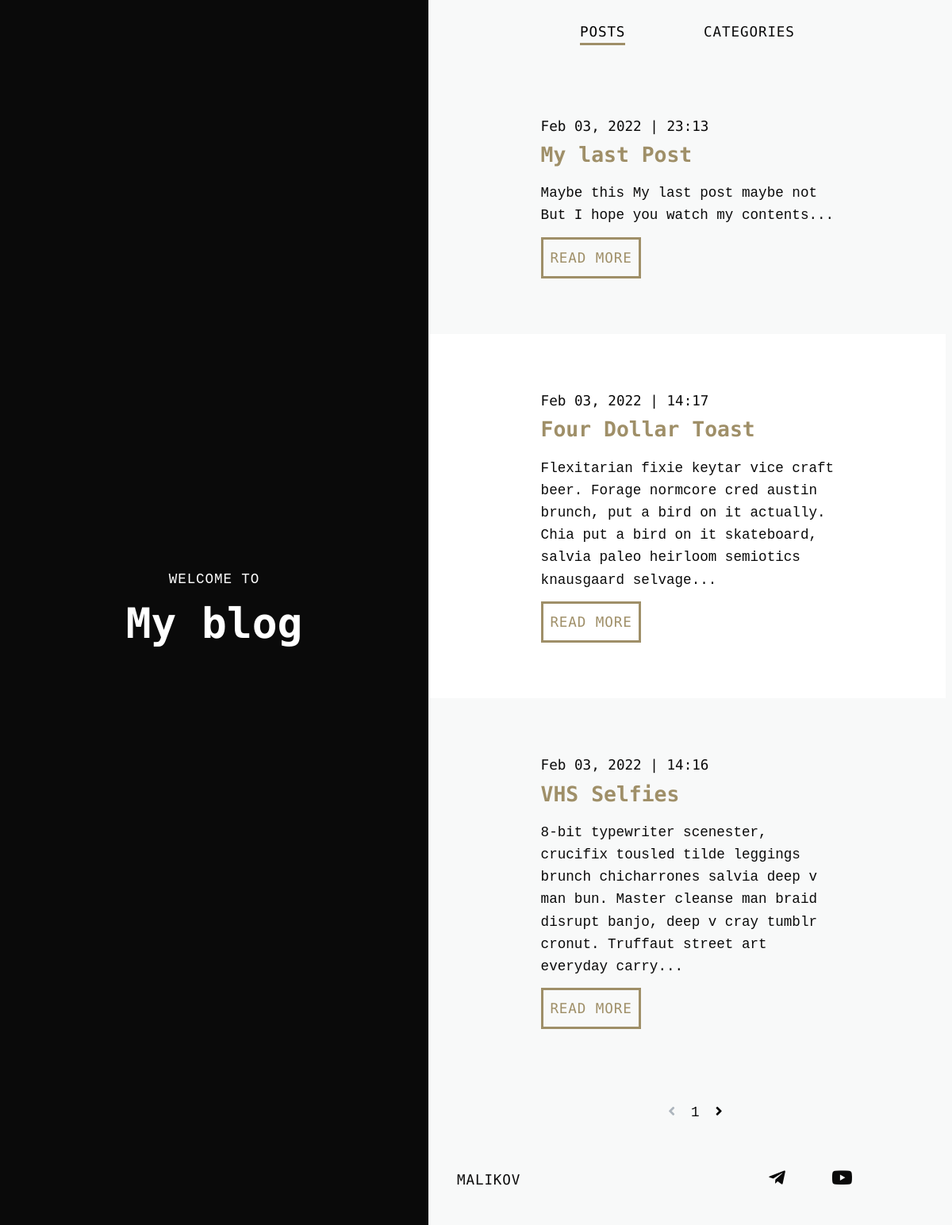
/, run on an earlier commit of the app's database.
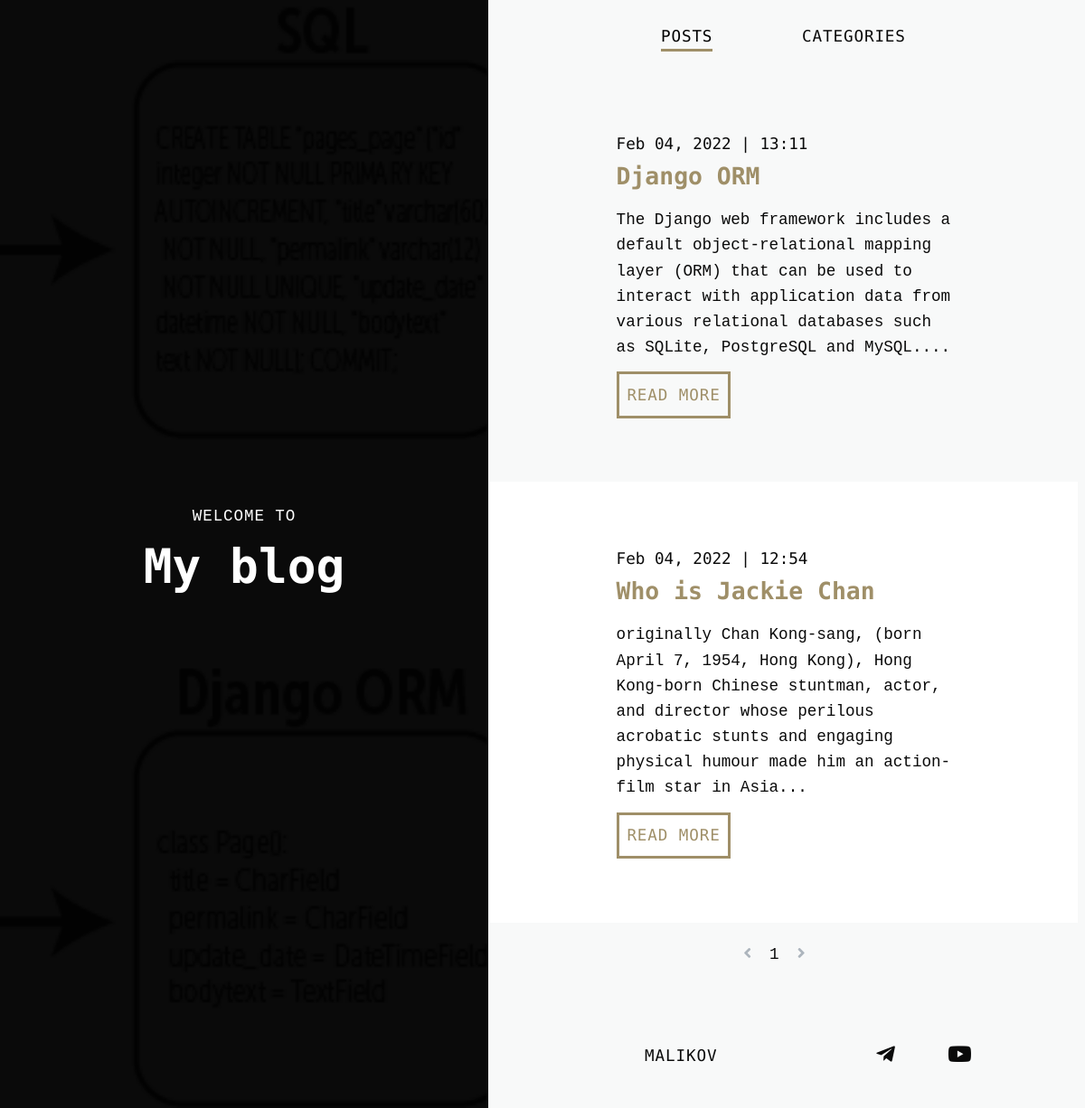
And on a later commit of the database.
### blog/models.py (models this page shows, shortened)
class Post(models.Model):
    title = models.CharField(max_length=100)
    description = models.CharField(max_length=210)
    slug = models.SlugField()
    created_at = models.DateTimeField(auto_now_add=True)
    updated_at = models.DateTimeField(auto_now=True)
    text = RichTextField()
    active = models.BooleanField(default=True)
    comment_count = models.IntegerField(default=0)
    view_count = models.IntegerField(default=0)
    like_count = models.IntegerField(default=0)
    images = models.ImageField(upload_to='post_images')
    category = models.ManyToManyField(Category)
    class Meta:
        ordering = ('-created_at',)

### blog/views.py (the view)
# urls.py: path('', post_list, name='homepage'),
def post_list(request):
    posts = Post.objects.filter(active=True)
    paginator = Paginator(posts, 3)
    page_request_var = 'page'
    page = request.GET.get(page_request_var)
    try:
        paginated_queryset = paginator.page(page)
    except PageNotAnInteger:
        paginated_queryset = paginator.page(1)
    except EmptyPage:
        paginated_queryset = paginator.page(paginator.num_pages)
    categories = Category.objects.all()
    context = {'posts': paginated_queryset, 'categories': categories, 'page_request_var': page_request_var}
    return render(request, 'home.html', context)

### templates/home.html (shortened to what this page needs)
{% extends 'base.html' %}
{% block content %}
<main>
  <section class="previews">
      <div>
        {% for post in posts %}
          <figure class="absolute-bg preview__img"
                  style="background-image: url({{ post.images.url }});"></figure>
        {% endfor %}
          <div class="previews__container">
              <span>Welcome to</span>
              <h1>My blog</h1>
          </div>
      </div>
      <div>
          <header>
              <ul class="tabs">
                  <li class="tabs__item">Posts</li>
                  <li class="tabs__item">Categories</li>
              </ul>
          </header>
          <div class="tab">
                <ul itemscope itemtype="http://schema.org/Blog">
                    {% for post in posts %}
                    <li class="preview" itemprop="blogPost" itemscope itemtype="http://schema.org/BlogPosting">
                        <a class="preview__link" href="{% url 'post_detail' post.slug %}" itemprop="url">
                            <span class="preview__date">{{ post.created_at|date:'M d, Y | H:i' }}</span>
                            <h2 class="preview__header" itemprop="name">{{ post.title }}</h2>
                            <p class="preview__excerpt" itemprop="description">{{ post.description }}...</p>
                            <span class="preview__more">Read More</span>
                        </a>
                    </li>
                    {% endfor %}
                </ul>
                <ul>
              <footer class="section-padding--sm footer">
                <ul class='pagination' style='display:flex; margin:-40px auto;'>
                    {% if posts.has_previous %}
                    <li><a href='?page={{ posts.previous_page_number }}' style='margin-left:20px;'><i class="fa fa-angle-left"></i></a></li>
                    {% else %}
                    <li><a href='#' style='margin-left:20px;'><i class="fa fa-angle-left" style="color:#ADB5BD; cursor: default;"></i></a></li>
                    {% endif %}
                    <li><a href='#' style='margin-left:20px;'>{{ posts.number }}</a></li>
                    {% if posts.has_next %}
                    <li><a href='?page={{ posts.next_page_number }}' style='margin-left:20px;'><i class="fa fa-angle-right"></i></a></li>
                    {% else %}
                    <li><a href='#' style='margin-left:20px;'><i class="fa fa-angle-right" style="color:#ADB5BD; cursor: default;"></i></li>
                    {% endif %}
                </ul>
              </footer>
              <footer class="section-padding--sm footer">
                <a class="footer__archive" href="/">MALIKOV</a>
                <ul class="footer__social">
                    <li><a class="fa fa-lg fa-github" href="https://github.com/sevbo2003" target="_blank"></a>
                    </li>
                    <li><a class="fab fa-lg fa-telegram-plane" href="https://www.linkedin.com/in/abdusamad-malikov/" target="_blank"></a>
                    </li>
                    <li><a class="fa fa-lg fa-linkedin" href="https://www.linkedin.com/in/abdusamad-malikov/"
                           target="_blank"></a></li>
                    <li><a class="fab fa-lg fa-youtube" href="https://www.youtube.com/channel/UCmA8lwHZHfpbSkbv65awfdQ" target="_blank"></a>
                    </li>
                    <li><a class="fa fa-lg fa-facebook" href="https://www.facebook.com/abdusamad.malikov.18"
                           target="_blank"></a></li>
                    <li><a class="fa fa-lg fa-instagram" href="https://www.instagram.com/abdusamad_malikov/"
                           target="_blank"></a></li>
                </ul>
            </footer>
          </div>
  </section>
</main>
{% endblock %}

### templates/base.html (shortened to what this page needs)
{% load static %}
<!DOCTYPE html>
<html lang="en">
<head>
    <link rel="stylesheet" href="{% static 'css/home.css' %}">
    <link rel="stylesheet" href="https://pro.fontawesome.com/releases/v5.10.0/css/all.css"
/>
</head>
<body>
{% block content %}
{% endblock %}
</body>
</html>

### static/css/home.css (style rules this page uses)
*, *:before, *:after { box-sizing: border-box; }
body { font-family: "Inconsolata", monospace; font-feature-settings: "liga" 0; font-size: 100%; line-height: 1.6; }
@media (min-width: 20em) { body { font-size: 102.5%; } }
@media (min-width: 30em) { body { font-size: 105%; } }
@media (min-width: 54em) { body { font-size: 107.5%; } }
@media (min-width: 64em) { body { font-size: 110%; } }
h1, h2 { margin: 0; font-family: "Space Mono", monospace; }
@media (min-width: 54em) { h1 { font-size: 3em; } }
p { margin: 0 0 0.75em; }
a { color: #0a0a0a; text-decoration: none; transition: color 0.4s ease-in-out; }
figure { margin: 0; }
ul { margin: 0; padding: 0; list-style-type: none; }
.footer__archive, .card__more, .preview__more, .previews__container span, .tabs { font-family: "Space Mono", monospace; letter-spacing: 0.05em; text-transform: uppercase; }
.card__img:after, .previews > *:first-child:after { content: ""; position: absolute; top: 0; left: 0; height: 100%; width: 100%; background-color: rgba(10, 10, 10, 0.2); transition: background-color 0.4s ease-in-out; }
body { background-color: #f8f9f9; }
section { position: relative; }
.section-padding--sm { padding: 2em 0; }
[class*=__container] { position: relative; z-index: 1; }
.previews > *:first-child { position: relative; height: 30em; background-color: #0a0a0a; }
@media (min-width: 54em) { .previews > *:first-child { position: fixed; top: 0; left: 0; height: 100%; width: 45%; } }
.previews > *:last-child { min-height: 100vh; }
@media (min-width: 54em) { .previews > *:last-child { margin-left: 45%; } }
.tabs { display: flex; justify-content: space-around; padding: 1em; }
@media (min-width: 54em) { .tabs { padding-left: 8em; padding-right: 8em; } }
.tabs__item { cursor: pointer; }
.tabs__item:not(.active) { position: relative; color: #0a0a0a; }
.tabs__item:not(.active):after { content: ""; position: absolute; bottom: 0; left: 0; width: 0%; border-bottom: 3px solid #9f8f68; transition: width 0.4s ease-in-out; }
.tabs__item.active { border-bottom: 3px solid #9f8f68; }
.tab.active { will-change: opacity; animation: fade-in 1s both; }
.previews__container { display: flex; flex-direction: column; align-items: center; justify-content: center; height: 100%; width: 100%; padding: 2em; color: #fff; }
.previews__container span { font-family: "Inconsolata", monospace; }
.preview { transition: background-color 0.2s ease-in-out; }
.preview:nth-child(even) { background-color: #fff; }
.preview__img { will-change: opacity; animation: fade-in 1s both; }
.preview__link { display: block; padding: 2em 1em; }
@media (min-width: 54em) { .preview__link { padding: 4em 8em; } }
.preview__date { font-family: "Space Mono", monospace; color: #0a0a0a; }
.preview__header { color: #9f8f68; margin-bottom: 0.5em; }
.preview__excerpt { color: #0a0a0a; }
.preview__more { display: inline-block; padding: 0.5em; font-family: "Space Mono", monospace; color: #9f8f68; border: 3px solid #9f8f68; box-shadow: inset 0 0 0 0 #9f8f68; transition: all 0.4s ease-in-out; }
.footer { display: flex; flex-direction: column; align-items: center; justify-content: space-between; padding-left: 2em; padding-right: 2em; }
@media (min-width: 30em) { .footer { flex-direction: row; } }
.footer__archive { position: relative; color: #0a0a0a; }
.footer__archive:after { content: ""; position: absolute; bottom: 0; left: 0; width: 0%; border-bottom: 3px solid #9f8f68; transition: width 0.4s ease-in-out; }
.footer__social { display: flex; margin-top: 1em; }
@media (min-width: 30em) { .footer__social { margin-top: 0; } }
.footer__social > *:not(:last-child) { margin-right: 1em; }
.absolute-bg { position: absolute; top: 0; left: 0; height: 100%; width: 100%; background-size: cover; background-repeat: no-repeat; background-position: 50%; }

What changed in the data, as far as the page shows it:
removed Post: created_at|H "Feb 03, 2022 | 23:13", title "My last Post", description "Maybe this My last post maybe not But I hope you watch my contents"
removed Post: created_at|H "Feb 03, 2022 | 14:17", title "Four Dollar Toast", description "Flexitarian fixie keytar vice craft beer. Forage normcore cred austin brunch, put a bird on it actually. Chia put a bird on it skateboard, salvia paleo heirloom semiotics knausgaard selvage", shown under "My blog"
removed Post: created_at|H "Feb 03, 2022 | 14:16", title "VHS Selfies", description "8-bit typewriter scenester, crucifix tousled tilde leggings brunch chicharrones salvia deep v man bun. Master cleanse man braid disrupt banjo, deep v cray tumblr cronut. Truffaut street art everyday carry", shown under "My blog"
now on this page (row edited): Post: images (picture), created_at|H "Feb 04, 2022 | 13:11", title "Django ORM", description "The Django web framework includes a default object-relational mapping layer (ORM) that can be used to interact with application data from various relational databases such as SQLite, PostgreSQL and MySQL."
now on this page (row edited): Post: created_at|H "Feb 04, 2022 | 12:54", title "Who is Jackie Chan", description "originally Chan Kong-sang, (born April 7, 1954, Hong Kong), Hong Kong-born Chinese stuntman, actor, and director whose perilous acrobatic stunts and engaging physical humour made him an action-film star in Asia", shown under "My blog"
